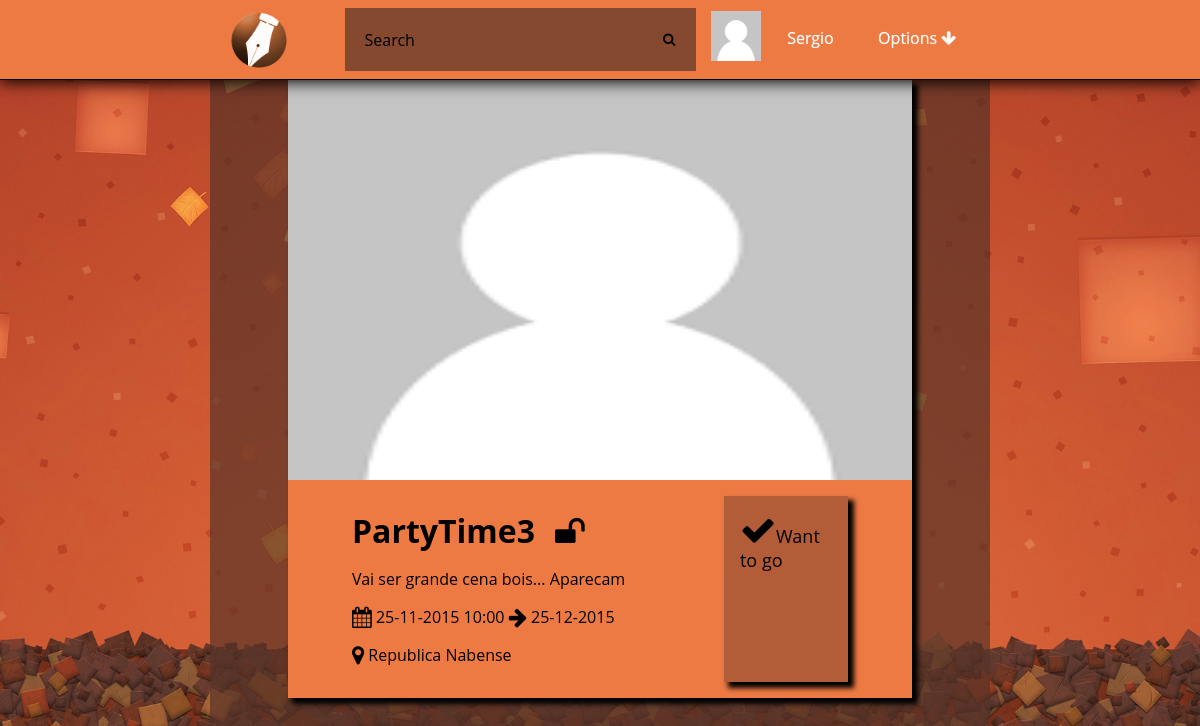
The page /event.php?id=3 (signed in) on the database its author committed.
### tables this page shows
CREATE TABLE Photo(
	idPhoto INTEGER PRIMARY KEY,
	path TEXT,
	uploadDate DATE
);

CREATE TABLE User(
	idUser INTEGER PRIMARY KEY,
	loginId TEXT NOT NULL,
	password TEXT NOT NULL,
	email TEXT NOT NULL,
	name TEXT,
	birthday DATE,
	idPhoto REFERENCES Photo(idPhoto)	
);

CREATE TABLE Event(
	idEvent INTEGER PRIMARY KEY,
	nameEvent TEXT NOT NULL,
	creationDate DATE NOT NULL,
	endDate DATE NOT NULL,
	local TEXT NOT NULL,
	public BOOLEAN,
	type TEXT,
	description TEXT,
	hour TEXT,
	idPhoto INTEGER REFERENCES Photo(idPhoto),
	idOwner INTEGER REFERENCES User(idUser)
);

### databaseConnection.php (called while the page is built, shortened)
<?php
function getEvent($id){
    $pathDatabase='sqlite:'.__DIR__.'/event.db';
    $db = new PDO($pathDatabase);
    $stmt=$db->prepare("SELECT Event.*,Photo.path FROM Event,Photo WHERE Event.idEvent=:id AND Event.idPhoto=Photo.idPhoto");
    $stmt->bindParam(':id',$id,PDO::PARAM_INT);
    $stmt->execute();
    $result = $stmt->fetchAll();
    return $result[0];
}
function getUser($userId){
    $pathDatabase='sqlite:'.__DIR__.'/event.db';
    $db = new PDO($pathDatabase);
    $stmt=$db->prepare("SELECT * FROM User WHERE User.idUser=:userid");
    $stmt->bindParam(':userid',$userId,PDO::PARAM_INT);
    $stmt->execute();
    $result = $stmt->fetchAll();
     if($result>0){
        return $result[0];
    }else return false;
}
function getUserImagePath($userId){
    $pathDatabase='sqlite:'.__DIR__.'/event.db';
    $db = new PDO($pathDatabase);
    $stmt=$db->prepare("SELECT Photo.path FROM Photo,User WHERE Photo.idPhoto=User.idPhoto AND User.idUser=:userid");
    $stmt->bindParam(':userid',$userId,PDO::PARAM_INT);
    $stmt->execute();
    $result = $stmt->fetchAll();
     if($result>0){
        return $result[0][0];
    }else return false;
}
?>

### utils.php (the view, shortened to what this page needs)
<?php
function getEventPageCard($event){
    ?>
    <div class="cardEventPage" id="event<?php echo $event['idEvent']?>">
    <div class="imgContainerPage">
    <img src="<?php echo $event["path"]?>" />
    </div>
    <div class="eventInfo">
    <div class="eventInfoContent">
    <div class="name">
    <h1><?php echo $event['nameEvent']?></h1> <?php if($event["public"]){echo "<i class=\"fa fa-unlock fa-2x\"></i>";}else{echo "<i class=\"fa fa-lock fa-2x\"></i>";}?>
    </div>
    <div>
    <p>
    <?php echo $event['description'] ?>
    </p>
    <p>
    <i class="fa fa-calendar fa-lg"></i> <?php echo $event['creationDate']." ".$event["hour"]."  <i class=\"fa fa-arrow-right fa-lg\"></i>  ".$event['endDate'] ?>
    </p>
    <p>
    <i class="fa fa-map-marker fa-lg"></i> <?php echo $event['local'];?>
    </p>
    </div>
    </div>
<?php } ?>

### header.php (shortened to what this page needs)
<?php
	include_once 'databaseConnection.php';
?>
<!DOCTYPE html>
<html>
<head>
    <link rel="stylesheet" href="http://cdnjs.cloudflare.com/ajax/libs/font-awesome/4.4.0/css/font-awesome.min.css">
    <link rel="stylesheet" type="text/css" href="css/eventManager.css">
	<link rel="stylesheet" type="text/css" href="css/sweetalert.css">
</head>
<body>
	<div id="hmenu">
		<div id="containerNavBar">
			<ul class="nav">
				<a href="index.php"><img id="logo" src="static/website/logo.png"></img>
				</a>
				<li id="search">
					<form action="eventSearchPage.php" method="get">
						<input type="text" name="search_text" id="search_text" placeholder="Search" />
						<button type="submit" id="search_button"><i class="fa fa-search"></i></button>
					</form>
				</li>
				<li id="options">
					<a href="#">Options  <i class="fa fa-arrow-down"></i></a>
				</li>
				<li id="profile">
					<div class="profileButton">
						<div class ="profileButtonImage">
							<img src= <?php echo getUserImagePath($_SESSION['userId']); ?> style="width:50px;height:50px;">
						</div>
						<div class="profileButtonText">
							<a href="profile.php"> <?php echo getUser($_SESSION['userId'])['name'] ?> </a>
						</div>
					</div>
				</li>
			</ul>
		</div>
	</div>
	<div class="wrapper">

### css/eventManager.css (style rules this page uses)
html { background-image: url('\../static/website/background.jpg'); background-attachment: fixed; background-position:center center; background-size:cover; display: block; box-sizing: border-box; height: 100%; }
body { width: 65%; margin:0 auto; background-color: rgba(88, 52, 40, 0.69); background-size: contain; background-attachment: fixed; box-sizing: border-box; display: block; min-height: 100%; }
div#hmenu { margin: auto auto; height: 5em; background: #ED7A43; width: 100%; text-align: center; position: fixed; top:0; left:0; border-bottom:1px solid; box-shadow: 0 1px 15px 1px; box-sizing: border-box; }
img#logo { height: 80%;width: auto;float: left;margin-left: 1em;border-radius: 50%;margin-right: 1em; }
div#containerNavBar { display: inline-block; width: 65%; height: 100%; margin: auto; box-sizing: border-box; }
.nav { height: 100%; width: 100%; display: inline-block; margin: 0.5em auto; padding: 0; }
.nav li { float: left; list-style-type: none; position: relative; margin: auto 1%; display: inline-block; }
.nav li a { font-size: 16px; color: white; display: block; line-height: 60px; padding: 0 26px; text-decoration: none; font-family: 'Open Sans', sans-serif; text-shadow: 0 0 1px rgba(255, 255, 255, 0.5); }
li#search { width: 45%; height: 80%; margin-left: 5%; }
#search_text { width: 85%; padding: 10px 0 10px 20px; font-size: 16px; font-family: 'Open Sans', sans-serif; border: 0 none; height: 100%; margin-right: 0; color: white; outline: none; background: rgba(88, 52, 40, 0.69); float: left; box-sizing: border-box; transition: all 0.15s; }
#search_button { border: 0 none; background: rgba(88, 52, 40, 0.69) center no-repeat; width: 15%; float: left; padding: 0; text-align: center; height: 100%; cursor: pointer; }
li#profile { width: 15%; }
li#options { float:right; padding: 0; }
#search form { width: 100%; height: 100%; margin: 0 auto; display: inline-block; }
.imgContainerPage { width: 100%; height: 25em; }
.cardEventPage { margin: 0 auto;box-shadow: 5px 5px 5px 1px;font-family: 'Open Sans', sans-serif; }
.imgContainerPage img { width: 100%; height: 100%; }
.eventInfo { background: #ED7A43; margin: 0 auto; padding: 1em 4em 1em 4em; display: table; width: 100%; box-sizing: border-box; }
.eventInfoContent .name h1 { margin: 0 0.5em 0 0; display: inline-block; }
.eventInfoContent { display: table-cell; }
.cardEventPage .name { display: block; width: auto; margin: 0; }
.profileButton { width: 100%; display: table; }
.profileButtonImage { height: 100%; display: table-cell; margin: 0 auto; width: 30%; vertical-align: middle; }
.profileButtonText { width: 50%; display: table-cell; box-sizing: border-box; margin: 0 auto; }
.name i { display: inline-block; }
.wrapper { width: 80%; margin: 0 auto; padding-top: 5em; }

### rows shown on the page
photo: path (placeholder picture)
user: name "Sergio"
event: idPhoto.path (placeholder picture), nameEvent "PartyTime3", description "Vai ser grande cena bois... Aparecam", creationDate "25-11-2015", hour "10:00", endDate "25-12-2015", local "Republica Nabense"
